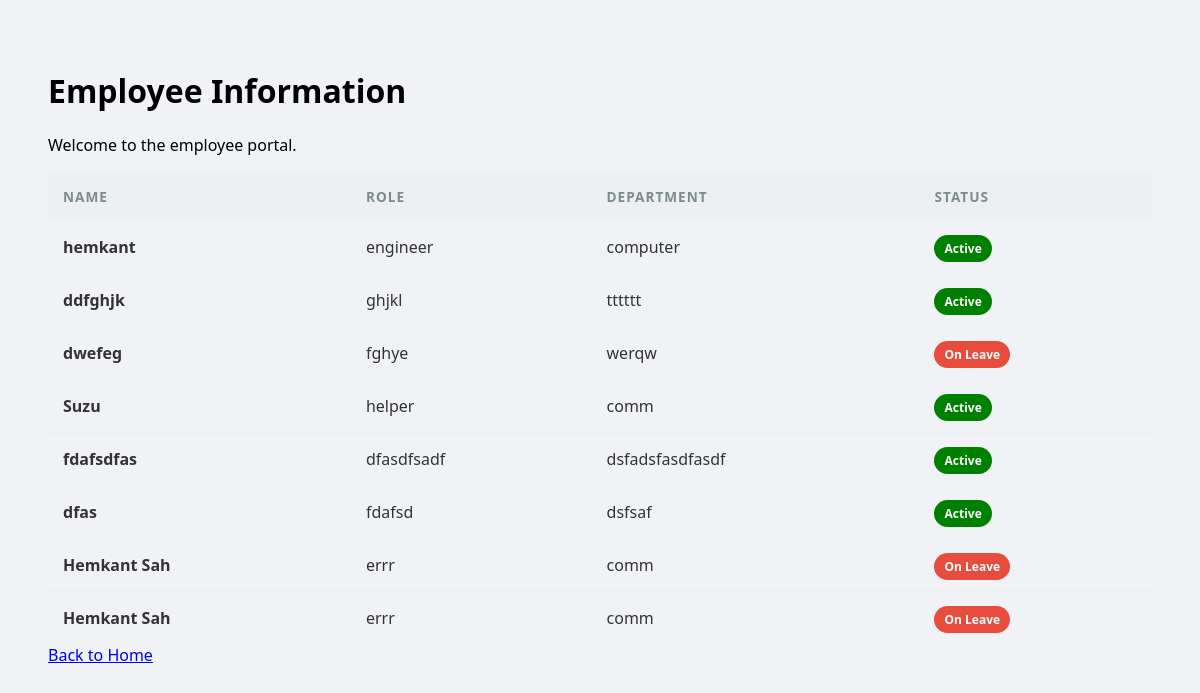
/employee/, run on the app's committed database.
### web_app/models.py (models this page shows, shortened)
class Employee(models.Model):
    name = models.CharField(max_length=100)
    role = models.CharField(max_length=100)
    department = models.CharField(max_length=100)
    status = models.CharField(
        max_length=20,
        choices=[('Active', 'Active'), ('On Leave', 'On Leave')],
        default='Active'
    )
    created_at = models.DateTimeField(auto_now_add=True)

### web_app/views.py (the view)
# urls.py: path('employee/',views.employee, name = 'employee'),
def employee(request):
    data = Employee.objects.all()
    context = {'data':data}
    return render(request, 'web_app/employee.html',context)

### web_app/templates/web_app/employee.html (shortened to what this page needs)
<!DOCTYPE html>
<html lang="en">
<head>
</head>
<body>
    <div class="container">
        <h1>Employee Information</h1>
        <p>Welcome to the employee portal.</p>
            <table>
            <thead>
                <tr>
                    <th>Name</th>
                    <th>Role</th>
                    <th>Department</th>
                    <th>Status</th>
                </tr>
            </thead>
            <tbody>
                {% for item in data %}
                <tr>
                    <td><strong>{{ item.name }}</strong></td>
                    <td>{{ item.role }}</td>
                    <td>{{ item.department }}</td>
                    <td>
                        <span class="badge {% if 'Active' in item.status %} p-Active {% else %} p-OnLeave {% endif %}">
                            {{ item.status }}
                        </span>
                    </td>
                </tr>
                {% endfor %}
            </tbody>
        </table>
    </div>
     <div>
        <a href="{% url 'home' %}"> Back to Home</a>
    </div>
</body>
</html>

### web_app/templates/web_app/employee.html (style rules this page uses)
body { font-family: 'Segoe UI', sans-serif; background: #f0f2f5; padding: 40px; }
table { width: 100%; border-collapse: collapse; }
th { text-align: left; padding: 15px; background: #ecf0f1; color: #7f8c8d; font-size: 0.85rem; text-transform: uppercase; letter-spacing: 1px; }
td { padding: 15px; border-bottom: 1px solid #eee; color: #333; }
tr:last-child td { border-bottom: none; }
.badge { padding: 5px 10px; border-radius: 20px; font-size: 0.75rem; font-weight: bold; color: white; }
.p-Active { background-color: green; }
.p-OnLeave { background-color: #e74c3c; color: white; }

### data on the page
Employee: name "hemkant", role "engineer", department "computer", status "Active"
Employee: name "ddfghjk", role "ghjkl", department "tttttt", status "Active"
Employee: name "dwefeg", role "fghye", department "werqw", status "On Leave"
Employee: name "Suzu", role "helper", department "comm", status "Active"
Employee: name "fdafsdfas", role "dfasdfsadf", department "dsfadsfasdfasdf", status "Active"
Employee: name "dfas", role "fdafsd", department "dsfsaf", status "Active"
Employee: name "Hemkant Sah", role "errr", department "comm", status "On Leave"
Employee: name "Hemkant Sah", role "errr", department "comm", status "On Leave"
